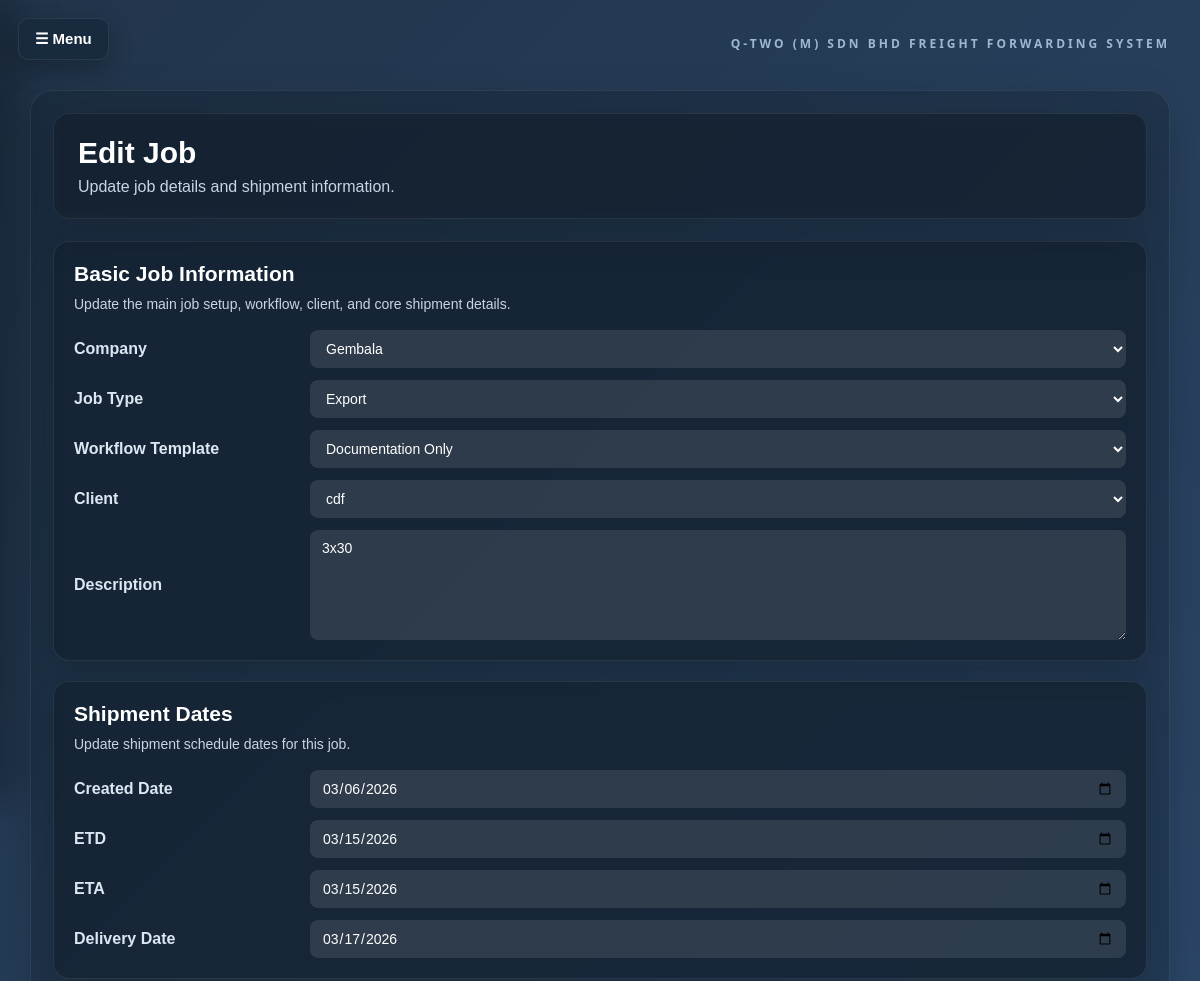
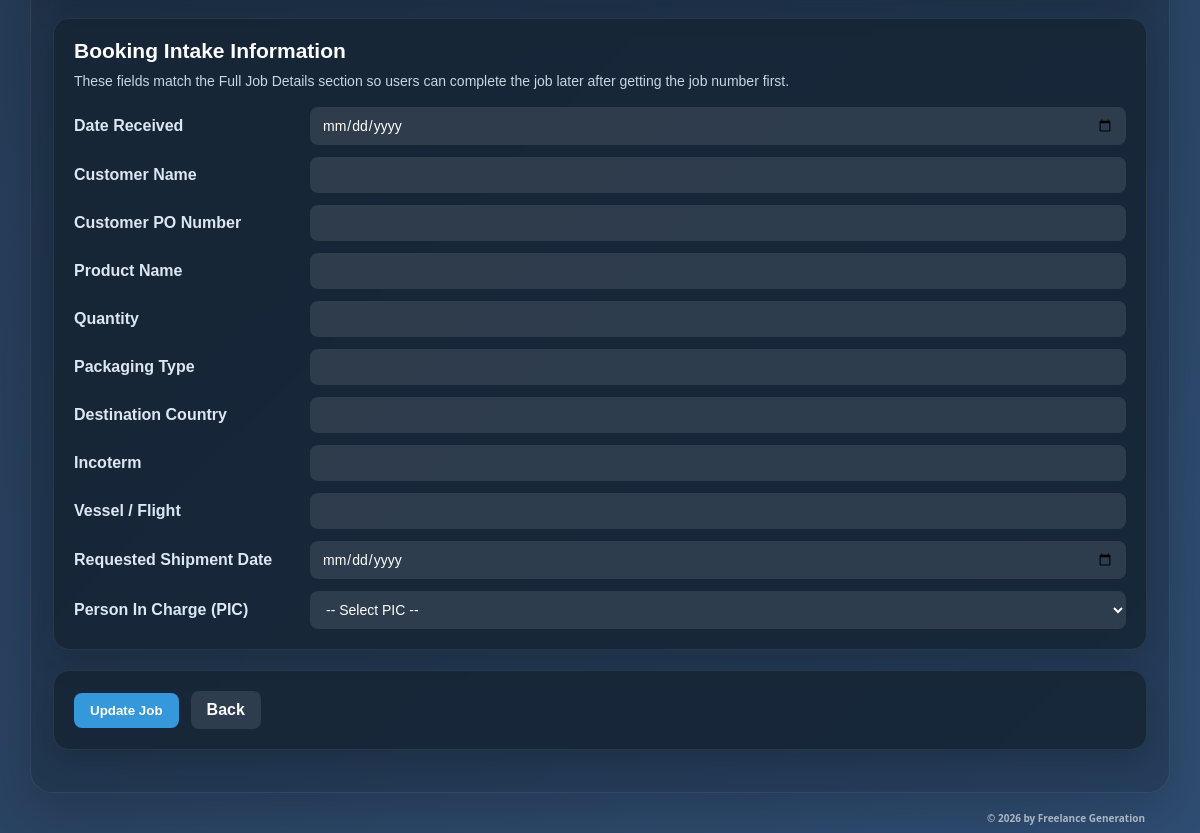
Screenshot of /edit_job/4 (signed in) with the database file from the repository (2 pictures, top to bottom).
### app.py (models this page shows)
class Job(db.Model):
    id = db.Column(db.Integer, primary_key=True)
    job_number = db.Column(db.String(50), unique=True, nullable=False)
    company_id = db.Column(db.Integer, db.ForeignKey("company.id"), nullable=False)
    job_type = db.Column(db.String(50), nullable=False)
    workflow_template = db.Column(db.String(100), nullable=False)
    client_id = db.Column(db.Integer, db.ForeignKey("client.id"), nullable=False)
    description = db.Column(db.Text, nullable=True)
    created_date = db.Column(db.Date, nullable=True)
    etd = db.Column(db.Date, nullable=True)
    eta = db.Column(db.Date, nullable=True)
    delivery_date = db.Column(db.Date, nullable=True)
    date_received = db.Column(db.Date, nullable=True)
    customer_name = db.Column(db.String(200), nullable=True)
    customer_po = db.Column(db.String(200), nullable=True)
    product_name = db.Column(db.String(200), nullable=True)
    quantity = db.Column(db.String(100), nullable=True)
    packaging_type = db.Column(db.String(100), nullable=True)
    destination_country = db.Column(db.String(100), nullable=True)
    incoterm = db.Column(db.String(50), nullable=True)
    vessel_flight = db.Column(db.String(200), nullable=True)
    requested_ship_date = db.Column(db.Date, nullable=True)
    pic = db.Column(db.String(100), nullable=True)
    last_updated_by = db.Column(db.String(100), nullable=True)
    last_updated_at = db.Column(db.DateTime, nullable=True)
    company = db.relationship("Company")
    client = db.relationship("Client", back_populates="jobs")

class Company(db.Model):
    id = db.Column(db.Integer, primary_key=True)
    company_name = db.Column(db.String(200), nullable=False)
    company_prefix = db.Column(db.String(20), nullable=False, unique=True)
    number_lead_digit = db.Column(db.String(10), nullable=False)
    is_active = db.Column(db.Boolean, default=True)
    jobs = db.relationship("Job", backref="company_ref", lazy=True)

class Client(db.Model):
    id = db.Column(db.Integer, primary_key=True)
    name = db.Column(db.String(200), nullable=False)
    office_phone = db.Column(db.String(50))
    address = db.Column(db.Text)
    import_pic = db.Column(db.String(200))
    export_pic = db.Column(db.String(200))
    email = db.Column(db.String(200))
    mobile = db.Column(db.String(50))
    intercom = db.Column(db.String(50))
    is_active = db.Column(db.Boolean, default=True)
    jobs = db.relationship("Job", back_populates="client")

### app.py (the view, shortened to what this page needs)
@app.route("/edit_job/<int:job_id>", methods=["GET", "POST"])
@login_required
def edit_job(job_id):
    job = Job.query.get_or_404(job_id)
    companies = Company.query.filter_by(is_active=True).all()
    clients = Client.query.filter_by(is_active=True).all()
    return render_template(
        "edit_job.html",
        job=job,
        companies=companies,
        clients=clients,
        workflow_templates=WORKFLOW_TEMPLATES.keys(),
    )

### app.py (called while the page is built)
def get_current_user():
    user_id = session.get("user_id")
    if not user_id:
        return None
    return User.query.filter_by(id=user_id, is_active=True).first()

def login_required(view_func):
    @wraps(view_func)
    def wrapped_view(*args, **kwargs):
        if not get_current_user():
            return redirect(url_for("login"))
        return view_func(*args, **kwargs)
    return wrapped_view

@app.context_processor
def inject_current_user():
    current_user = get_current_user()
    pending_account_requests = 0
    pending_delete_requests = 0
    if current_user and current_user.role == "admin":
        pending_account_requests = AccountRequest.query.filter_by(
            status="pending"
        ).count()
        pending_delete_requests = DeleteRequest.query.filter_by(
            status="pending"
        ).count()
    return {
        "current_user": current_user,
        "pending_account_requests": pending_account_requests,
        "pending_delete_requests": pending_delete_requests,
    }

### templates/edit_job.html (shortened to what this page needs)
<!DOCTYPE html>
<html>
<head>
    <link rel="stylesheet" href="{{ url_for('static', filename='style.css') }}">
</head>
<body class="job-detail-page">
    <button class="nav-toggle-btn" onclick="toggleNav()">☰ Menu</button>
    <div class="page-container">
        <div class="system-name-top-right">Q-TWO (M) SDN BHD FREIGHT FORWARDING SYSTEM</div>
        <div class="page-shell">
            <div class="page-header">
                <h1 class="page-title">Edit Job</h1>
                <p class="page-subtitle">Update job details and shipment information.</p>
            </div>
            <form method="POST">
                <div class="panel-card">
                    <h3>Basic Job Information</h3>
                    <p class="section-note">Update the main job setup, workflow, client, and core shipment details.</p>
                    <div class="form-grid">
                        <label for="company_id">Company</label>
                        <select name="company_id" id="company_id" required>
                            {% for company in companies %}
                            <option value="{{ company.id }}" {% if company.id==job.company_id %}selected{% endif %}>
                                {{ company.company_name }}
                            </option>
                            {% endfor %}
                        </select>
                        <label for="job_type">Job Type</label>
                        <select name="job_type" id="job_type" required>
                            <option value="Export" {% if job.job_type=="Export" %}selected{% endif %}>Export</option>
                        </select>
                        <label for="workflow_template">Workflow Template</label>
                        <select name="workflow_template" id="workflow_template" required>
                            {% for template in workflow_templates %}
                            <option value="{{ template }}" {% if template==job.workflow_template %}selected{% endif %}>
                                {{ template }}
                            </option>
                            {% endfor %}
                        </select>
                        <label for="client_id">Client</label>
                        <select name="client_id" id="client_id" required>
                            {% for client in clients %}
                            <option value="{{ client.id }}" {% if client.id==job.client_id %}selected{% endif %}>
                                {{ client.name }}
                            </option>
                            {% endfor %}
                        </select>
                        <label for="description">Description</label>
                        <textarea name="description"
                            id="description">{{ job.description if job.description else '' }}</textarea>
                    </div>
                </div>
                <div class="panel-card">
                    <h3>Shipment Dates</h3>
                    <p class="section-note">Update shipment schedule dates for this job.</p>
                    <div class="form-grid">
                        <label for="created_date">Created Date</label>
                        <input type="date" name="created_date" id="created_date"
                            value="{{ job.created_date.strftime('%Y-%m-%d') if job.created_date else '' }}">
                        <label for="etd">ETD</label>
                        <input type="date" name="etd" id="etd"
                            value="{{ job.etd.strftime('%Y-%m-%d') if job.etd else '' }}">
                        <label for="eta">ETA</label>
                        <input type="date" name="eta" id="eta"
                            value="{{ job.eta.strftime('%Y-%m-%d') if job.eta else '' }}">
                        <label for="delivery_date">Delivery Date</label>
                        <input type="date" name="delivery_date" id="delivery_date"
                            value="{{ job.delivery_date.strftime('%Y-%m-%d') if job.delivery_date else '' }}">
                    </div>
                </div>
                <div class="panel-card">
                    <h3>Booking Intake Information</h3>
                    <p class="section-note">These fields match the Full Job Details section so users can complete the
                        job later after getting the job number first.</p>
                    <div class="form-grid">
                        <label for="date_received">Date Received</label>
                        <input type="date" name="date_received" id="date_received"
                            value="{{ job.date_received.strftime('%Y-%m-%d') if job.date_received else '' }}">
                        <label for="customer_name">Customer Name</label>
                        <input type="text" name="customer_name" id="customer_name"
                            value="{{ job.customer_name if job.customer_name else '' }}">
                        <label for="customer_po">Customer PO Number</label>
                        <input type="text" name="customer_po" id="customer_po"
                            value="{{ job.customer_po if job.customer_po else '' }}">
                        <label for="product_name">Product Name</label>
                        <input type="text" name="product_name" id="product_name"
                            value="{{ job.product_name if job.product_name else '' }}">
                        <label for="quantity">Quantity</label>
                        <input type="text" name="quantity" id="quantity"
                            value="{{ job.quantity if job.quantity else '' }}">
                        <label for="packaging_type">Packaging Type</label>
                        <input type="text" name="packaging_type" id="packaging_type"
                            value="{{ job.packaging_type if job.packaging_type else '' }}">
                        <label for="destination_country">Destination Country</label>
                        <input type="text" name="destination_country" id="destination_country"
                            value="{{ job.destination_country if job.destination_country else '' }}">
                        <label for="incoterm">Incoterm</label>
                        <input type="text" name="incoterm" id="incoterm"
                            value="{{ job.incoterm if job.incoterm else '' }}">
                        <label for="vessel_flight">Vessel / Flight</label>
                        <input type="text" name="vessel_flight" id="vessel_flight"
                            value="{{ job.vessel_flight if job.vessel_flight else '' }}">
                        <label for="requested_ship_date">Requested Shipment Date</label>
                        <input type="date" name="requested_ship_date" id="requested_ship_date"
                            value="{{ job.requested_ship_date.strftime('%Y-%m-%d') if job.requested_ship_date else '' }}">
                        <label for="pic">Person In Charge (PIC)</label>
                        <select name="pic" id="pic">
                            <option value="">-- Select PIC --</option>
                        </select>
                    </div>
                </div>
                <div class="panel-card">
                    <div class="form-actions">
                        <button type="submit" class="primary-btn">Update Job</button>
                        <a href="{{ url_for('job_detail', job_id=job.id) }}" class="secondary-link">Back</a>
                    </div>
                </div>
            </form>
        <div class="bottom-right-text">© 2026 by Freelance Generation</div>
    </div>
</body>
</html>

### templates/edit_job.html (style rules this page uses)
:root { --text-main: #ffffff; --text-soft: #c9d5e2; --line-soft: rgba(255, 255, 255, 0.08); --accent: #3498db; }
* { box-sizing: border-box; }
body { font-family: Arial, sans-serif; background: linear-gradient(135deg, #21344a 0%, #2f4d72 100%); margin: 0; color: var(--text-main); overflow-x: hidden; }
.job-detail-page { min-height: 100vh; }
.nav-toggle-btn { position: fixed; top: 18px; left: 18px; z-index: 1201; border: none; border-radius: 10px; background: rgba(24, 42, 61, 0.96); color: #ffffff; padding: 11px 16px; font-size: 15px; font-weight: bold; cursor: pointer; box-shadow: 0 10px 24px rgba(0, 0, 0, 0.24); border: 1px solid rgba(255, 255, 255, 0.08); }
.page-container { position: relative; max-width: 1180px; margin: 90px auto 40px auto; padding: 0 20px; }
.system-name-top-right { position: absolute; top: -52px; right: 20px; pointer-events: none; font-family: "Segoe UI", Arial, sans-serif; font-size: 12px; font-weight: 700; letter-spacing: 3px; text-transform: uppercase; line-height: 1; white-space: nowrap; color: #9fb7d1; }
.page-shell { background: rgba(15, 25, 37, 0.28); border-radius: 22px; padding: 22px; border: 1px solid rgba(255, 255, 255, 0.08); box-shadow: 0 18px 46px rgba(0, 0, 0, 0.18); backdrop-filter: blur(4px); }
.page-header { background: rgba(20, 33, 48, 0.60); border: 1px solid var(--line-soft); border-radius: 16px; padding: 22px 24px; margin-bottom: 22px; box-shadow: 0 16px 40px rgba(0, 0, 0, 0.18); backdrop-filter: blur(6px); }
.page-title { margin: 0; font-size: 30px; }
.page-subtitle { color: var(--text-soft); margin-top: 8px; margin-bottom: 0; }
.panel-card { background: rgba(22, 35, 50, 0.8); border-radius: 16px; padding: 20px; margin-bottom: 20px; border: 1px solid rgba(255, 255, 255, 0.08); box-shadow: 0 12px 28px rgba(0, 0, 0, 0.18); }
.panel-card h3 { margin-top: 0; margin-bottom: 16px; font-size: 21px; color: #ffffff; }
.panel-card p.section-note { margin-top: -6px; margin-bottom: 18px; color: var(--text-soft); font-size: 14px; }
.form-grid { display: grid; grid-template-columns: 220px 1fr; gap: 12px 16px; align-items: center; }
.form-grid label { font-weight: bold; color: #dce7f2; }
.form-grid input, .form-grid select, .form-grid textarea { padding: 10px 12px; border-radius: 8px; border: none; background: rgba(255, 255, 255, 0.1); color: white; width: 100%; font-family: Arial, sans-serif; font-size: 14px; }
.form-grid textarea { min-height: 110px; resize: vertical; }
.form-grid input::placeholder, .form-grid textarea::placeholder { color: #c7d7e6; }
.form-grid option { color: #1f2d3a; }
.form-actions { display: flex; gap: 12px; align-items: center; flex-wrap: wrap; }
.primary-btn { background: #3498db; color: white; padding: 10px 16px; border-radius: 8px; border: none; font-weight: bold; cursor: pointer; }
.secondary-link { background: rgba(255, 255, 255, 0.1); padding: 10px 16px; border-radius: 8px; color: white; text-decoration: none; font-weight: bold; }
.bottom-right-text { position: absolute; bottom: -33px; right: 24px; pointer-events: none; z-index: 9999; font-family: "Segoe UI", Arial, sans-serif; font-size: 10px; font-weight: 600; color: rgba(255, 255, 255, 0.6); }

### rows the page displays
Job: company_id "Gembala", job_type "Export", workflow_template "Documentation Only", client_id "cdf", description "3x30", created_date "03/06/2026", etd "03/15/2026", eta "03/15/2026", delivery_date "03/17/2026"
